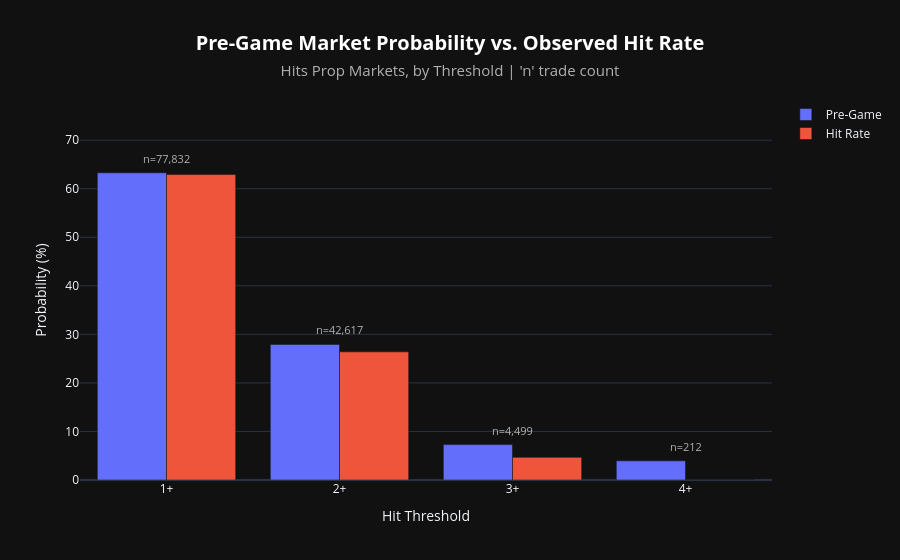

The cell this chart's notebook holds for it:
### Code cell
# Aggregate probabilities

results = []

for hits, freq in sorted(hit_frequencies.items()):
    df = hits_df[hits_df['n_hits'] == hits].copy()

    pregame_prob, hit_rate, n = agg_probabilities(df, TRADES, DOLLAR_VOLUME)

    if n is None:
        continue

    players = player_hit_rates(df, 30, TRADES, DOLLAR_VOLUME) # Large number of observed markets

    results.append({
        'hits'         : f"{hits}+",
        'pregame_prob' : pregame_prob * 100,
        'hit_rate'     : hit_rate * 100,
        'n'            : n,
        'players'      : players
    })

results_df = pd.DataFrame(results)

fig = go.Figure()

fig.add_trace(go.Bar(
    x=results_df['hits'],
    y=results_df['pregame_prob'],
    name='Pre-Game',
    customdata=results_df['n'],
    hovertemplate='Pre-Game Prob: %{y:.2f}%<br>Markets: %{customdata}<extra></extra>'
))

fig.add_trace(go.Bar(
    x=results_df['hits'],
    y=results_df['hit_rate'],
    name='Hit Rate',
    customdata=results_df['n'],
    hovertemplate='Hit Rate: %{y:.2f}%<br>Markets: %{customdata}<extra></extra>'
))

max_height = results_df[['pregame_prob', 'hit_rate']].max(axis=1)

for x, n, height in zip(results_df['hits'], results_df['n'], max_height):
    fig.add_annotation(
        x=x,
        y=height + 3,
        text=f"n={n:,.0f}",
        showarrow=False,
        font={'size': 11, 'color': '#b0b0b0'}
    )

fig.update_layout(
    template='plotly_dark',
    barmode='group',
    title={
        'text': (
            "<b>Pre-Game Market Probability vs. Observed Hit Rate</b><br>"
            "<span style='font-size: 15px; color: #b0b0b0;'>Hits Prop Markets, by Threshold | 'n' trade count</span>"
        ),
        'font': {'size': 20, 'color': '#ffffff'},
        'x': 0.5,
        'xanchor': 'center'
    },
    xaxis_title='Hit Threshold',
    yaxis_title='Probability (%)',
    yaxis_range=[0, max_height.max() + 15],
    paper_bgcolor='#111111',
    plot_bgcolor='#111111',
    legend_title_text=''
)

fig.show()

### Figure 1 — Plotly figure (JSON) as saved in the notebook; plotly's stock layout.template omitted (floating-point values rounded to 4 significant figures)
{"data": [{"customdata": [77832, 42617, 4499, 212], "hovertemplate": "Pre-Game Prob: %{y:.2f}%<br>Markets: %{customdata}<extra></extra>", "name": "Pre-Game", "type": "bar", "x": ["1+", "2+", "3+", "4+"], "y": [63.27, 27.93, 7.289, 3.945]}, {"customdata": [77832, 42617, 4499, 212], "hovertemplate": "Hit Rate: %{y:.2f}%<br>Markets: %{customdata}<extra></extra>", "name": "Hit Rate", "type": "bar", "x": ["1+", "2+", "3+", "4+"], "y": [62.92, 26.39, 4.665, 0.0]}], "layout": {"annotations": [{"font": {"color": "#b0b0b0", "size": 11}, "showarrow": false, "text": "n=77,832", "x": "1+", "y": 66.27}, {"font": {"color": "#b0b0b0", "size": 11}, "showarrow": false, "text": "n=42,617", "x": "2+", "y": 30.93}, {"font": {"color": "#b0b0b0", "size": 11}, "showarrow": false, "text": "n=4,499", "x": "3+", "y": 10.29}, {"font": {"color": "#b0b0b0", "size": 11}, "showarrow": false, "text": "n=212", "x": "4+", "y": 6.945}], "barmode": "group", "legend": {"title": {"text": ""}}, "paper_bgcolor": "#111111", "plot_bgcolor": "#111111", "title": {"font": {"color": "#ffffff", "size": 20}, "text": "<b>Pre-Game Market Probability vs. Observed Hit Rate</b><br><span style='font-size: 15px; color: #b0b0b0;'>Hits Prop Markets, by Threshold | 'n' trade count</span>", "x": 0.5, "xanchor": "center"}, "xaxis": {"title": {"text": "Hit Threshold"}}, "yaxis": {"range": [0, 78.27], "title": {"text": "Probability (%)"}}}}
